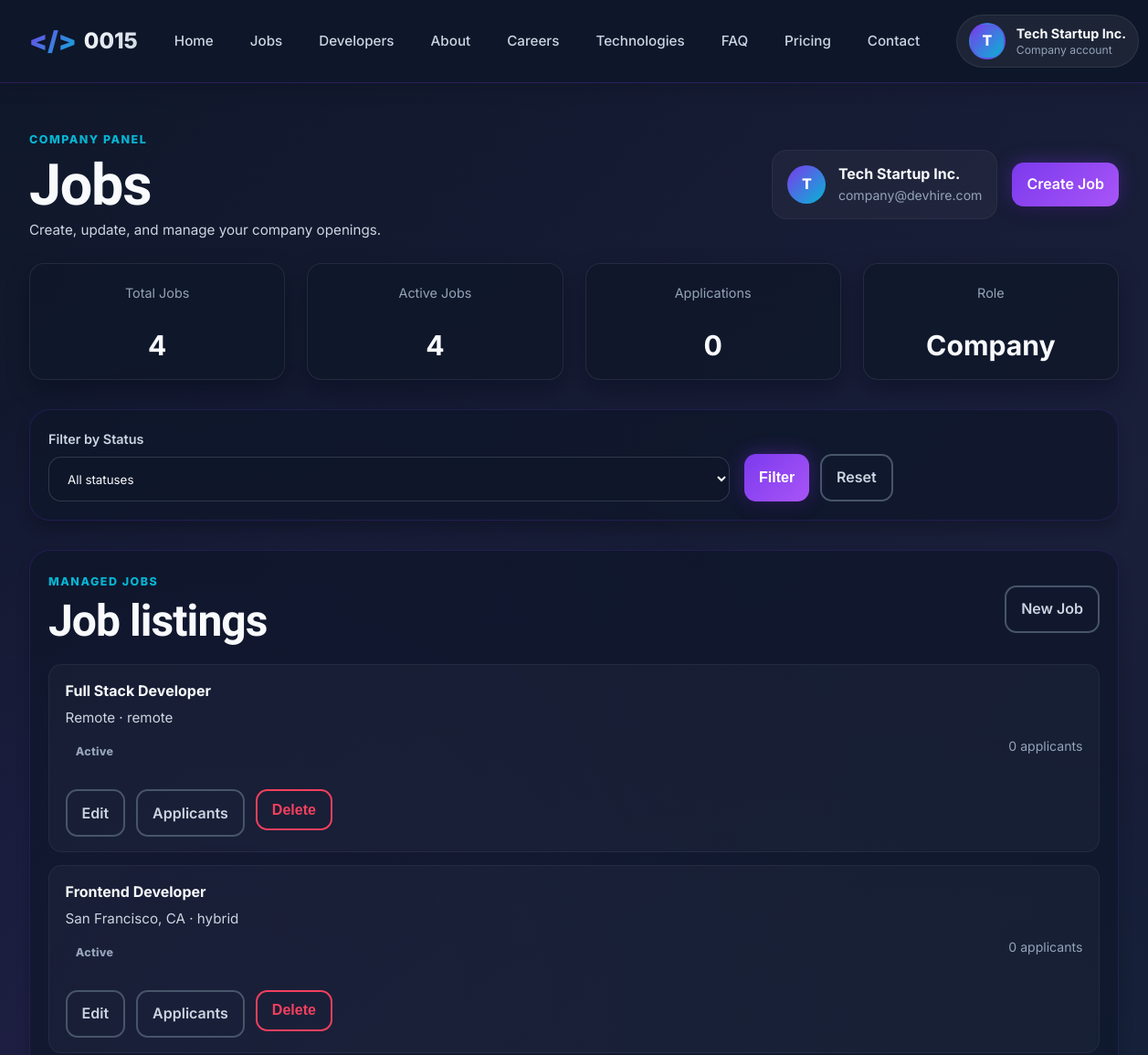
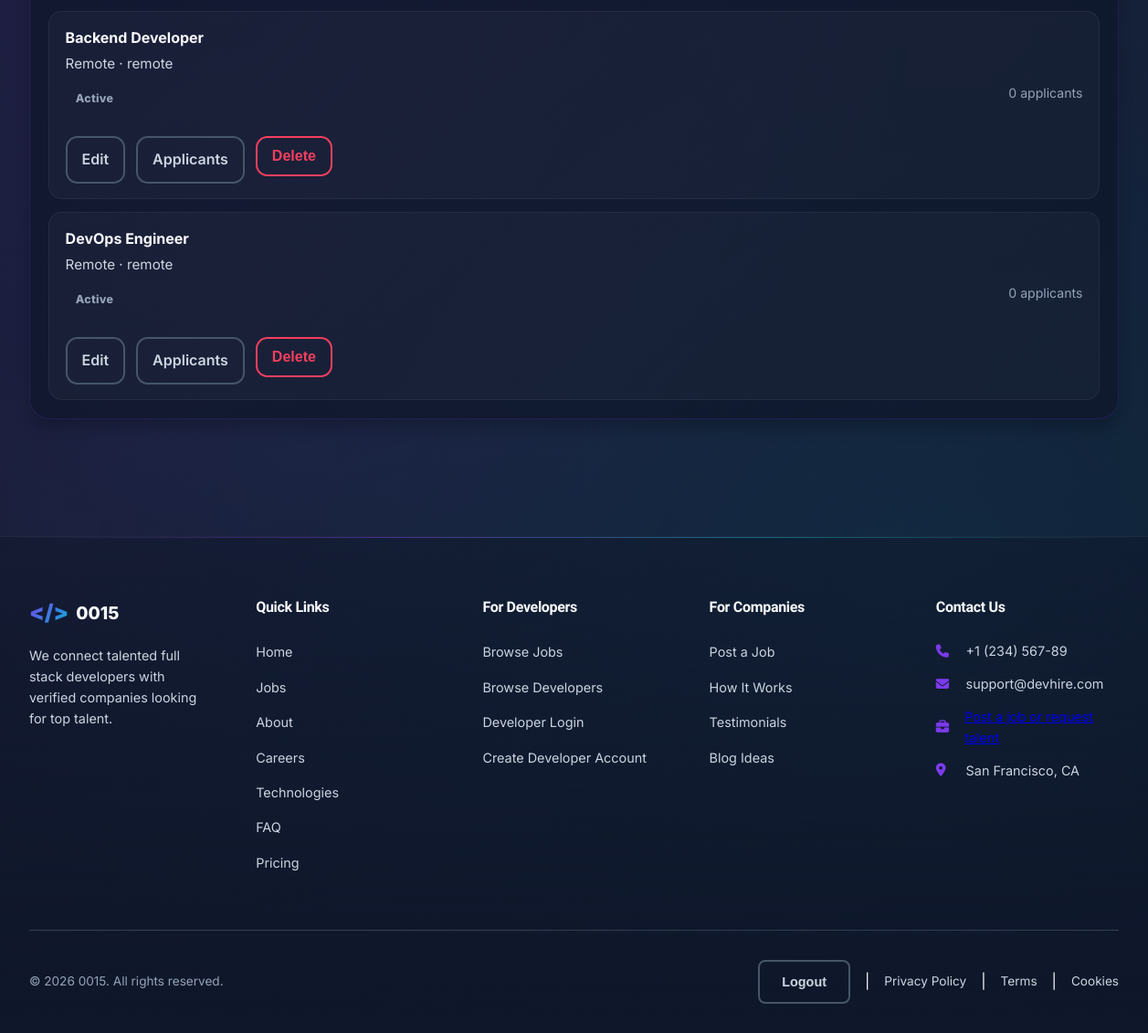
The app's page /company/jobs.php (signed in) with its own data (2 pictures, top to bottom).
### tables this page shows
CREATE TABLE jobs (
    id INT PRIMARY KEY AUTO_INCREMENT,
    title VARCHAR(255) NOT NULL,
    company_id INT NOT NULL,
    description LONGTEXT NOT NULL,
    requirements LONGTEXT NOT NULL,
    salary_min INT DEFAULT NULL,
    salary_max INT DEFAULT NULL,
    experience_level VARCHAR(50) DEFAULT NULL,
    job_type ENUM('full-time', 'part-time', 'contract', 'freelance') NOT NULL DEFAULT 'full-time',
    work_mode ENUM('remote', 'hybrid', 'on-site') NOT NULL DEFAULT 'remote',
    location VARCHAR(255) DEFAULT NULL,
    tech_stack LONGTEXT DEFAULT NULL,
    applications_count INT NOT NULL DEFAULT 0,
    status ENUM('active', 'inactive', 'closed') NOT NULL DEFAULT 'active',
    featured BOOLEAN NOT NULL DEFAULT FALSE,
    created_at TIMESTAMP NOT NULL DEFAULT CURRENT_TIMESTAMP,
    updated_at TIMESTAMP NOT NULL DEFAULT CURRENT_TIMESTAMP ON UPDATE CURRENT_TIMESTAMP,
    CONSTRAINT fk_jobs_company FOREIGN KEY (company_id) REFERENCES users(id) ON DELETE CASCADE,
    INDEX idx_status (status),
    INDEX idx_company (company_id),
    INDEX idx_featured (featured),
    FULLTEXT INDEX ft_title_description (title, description)
);

### company/jobs.php (the view, shortened to what this page needs)
<?php
require_once __DIR__ . '/middleware.php';
$companyId = currentCompanyId();
$companyName = currentUserName();
$companyEmail = currentUserEmail();
$whereSql = '';
$params = [$companyId];
$types = 'i';
$statsStmt = $conn->prepare('SELECT COUNT(*) AS total FROM jobs WHERE company_id = ?');
$statsStmt->bind_param('i', $companyId);
$statsStmt->execute();
$totalJobs = (int) ($statsStmt->get_result()->fetch_assoc()['total'] ?? 0);
$activeJobsStmt = $conn->prepare("SELECT COUNT(*) AS total FROM jobs WHERE company_id = ? AND status = 'active'");
$activeJobsStmt->bind_param('i', $companyId);
$activeJobsStmt->execute();
$activeJobs = (int) ($activeJobsStmt->get_result()->fetch_assoc()['total'] ?? 0);
$applicationsStmt = $conn->prepare('SELECT COUNT(*) AS total FROM applications a INNER JOIN jobs j ON j.id = a.job_id WHERE j.company_id = ?');
$applicationsStmt->bind_param('i', $companyId);
$applicationsStmt->execute();
$totalApplications = (int) ($applicationsStmt->get_result()->fetch_assoc()['total'] ?? 0);
$jobsSql = 'SELECT id, title, location, job_type, work_mode, status, featured, applications_count, created_at FROM jobs WHERE company_id = ?' . $whereSql . ' ORDER BY created_at DESC';
$jobsStmt = $conn->prepare($jobsSql);
$jobsStmt->bind_param($types, ...$params);
$jobsStmt->execute();
$jobs = $jobsStmt->get_result()->fetch_all(MYSQLI_ASSOC);
include '../includes/header.php';
include '../includes/navbar.php';
?>
<section class="admin-shell">
	<div class="admin-hero">
		<div>
			<span class="eyebrow">Company Panel</span>
			<h1>Jobs</h1>
			<p>Create, update, and manage your company openings.</p>
		</div>
		<div class="admin-hero-actions">
			<div class="admin-user-summary">
				<div class="admin-user-avatar"><?= htmlspecialchars(strtoupper(substr($companyName, 0, 1)), ENT_QUOTES, 'UTF-8') ?></div>
				<div>
					<strong><?= htmlspecialchars($companyName, ENT_QUOTES, 'UTF-8') ?></strong>
					<span><?= htmlspecialchars($companyEmail, ENT_QUOTES, 'UTF-8') ?></span>
				</div>
			</div>
			<a class="btn-primary btn-inline" href="<?= appUrl('company/create-job.php') ?>">Create Job</a>
		</div>
	</div>
	<div class="dashboard-grid stats-grid-4">
		<article class="stat-card"><span>Total Jobs</span><strong><?= number_format($totalJobs) ?></strong></article>
		<article class="stat-card"><span>Active Jobs</span><strong><?= number_format($activeJobs) ?></strong></article>
		<article class="stat-card"><span>Applications</span><strong><?= number_format($totalApplications) ?></strong></article>
		<article class="stat-card"><span>Role</span><strong>Company</strong></article>
	</div>
	<form class="dashboard-filters panel-top-spacing" method="GET">
		<div class="form-group">
			<label for="status">Filter by Status</label>
			<select id="status" name="status">
				<option value="">All statuses</option>
			</select>
		</div>
		<div class="dashboard-filter-actions">
			<button type="submit" class="btn-primary btn-inline">Filter</button>
			<a href="<?= appUrl('company/jobs.php') ?>" class="btn-secondary btn-inline">Reset</a>
		</div>
	</form>
	<section class="panel panel-top-spacing">
		<div class="panel-header">
			<div>
				<span class="eyebrow">Managed Jobs</span>
				<h2>Job listings</h2>
			</div>
			<a href="<?= appUrl('company/create-job.php') ?>" class="btn-secondary btn-inline">New Job</a>
		</div>
		<?php if (!empty($jobs)): ?>
			<div class="profile-list">
				<?php foreach ($jobs as $job): ?>
					<article class="profile-item-card">
						<div>
							<strong><?= htmlspecialchars($job['title'] ?? 'Untitled job', ENT_QUOTES, 'UTF-8') ?></strong>
							<p><?= htmlspecialchars($job['location'] ?? 'Remote', ENT_QUOTES, 'UTF-8') ?> &middot; <?= htmlspecialchars($job['work_mode'] ?? 'remote', ENT_QUOTES, 'UTF-8') ?></p>
						</div>
						<div class="profile-item-meta">
							<span class="status-badge status-<?= htmlspecialchars($job['status'] ?? 'active', ENT_QUOTES, 'UTF-8') ?>"><?= htmlspecialchars(ucfirst($job['status'] ?? 'active'), ENT_QUOTES, 'UTF-8') ?></span>
							<span><?= number_format((int) ($job['applications_count'] ?? 0)) ?> applicants</span>
						</div>
						<div class="row-actions row-actions-spaced">
							<a href="<?= appUrl('company/create-job.php?id=' . (int) $job['id']) ?>" class="btn-secondary btn-inline">Edit</a>
							<a href="<?= appUrl('company/applicants.php?job_id=' . (int) $job['id']) ?>" class="btn-secondary btn-inline">Applicants</a>
							<form method="POST" class="inline-form" onsubmit="return confirm('Delete this job?');">
								<button type="submit" class="btn-secondary btn-inline btn-inline-danger">Delete</button>
							</form>
						</div>
					</article>
				<?php endforeach; ?>
			</div>
		<?php else: ?>
			<div class="empty-state">No jobs match this filter yet.</div>
		<?php endif; ?>
	</section>
</section>
<?php include '../includes/footer.php'; ?>

### records on screen
jobs: title "Full Stack Developer", location "Remote", work_mode "remote", status "Active", applications_count "0"
jobs: title "Frontend Developer", location "San Francisco, CA", work_mode "hybrid", status "Active", applications_count "0"
jobs: title "Backend Developer", location "Remote", work_mode "remote", status "Active", applications_count "0"
jobs: title "DevOps Engineer", location "Remote", work_mode "remote", status "Active", applications_count "0"

### other values on screen
$siteName "0015"
substr($displayName, 0, 1) "T"
$displayName "Tech Startup Inc."
roleLabel($currentRole) "Company"
substr($companyName, 0, 1) "T"
$companyName "Tech Startup Inc."
$companyEmail "company@devhire.com"
$totalJobs "4"
$activeJobs "4"
$totalApplications "0"
substr(CONTACT_PHONE, 0, 15) "+1 (234) 567-89"
CONTACT_SUPPORT_EMAIL "support@devhire.com"
$label "Logout"
